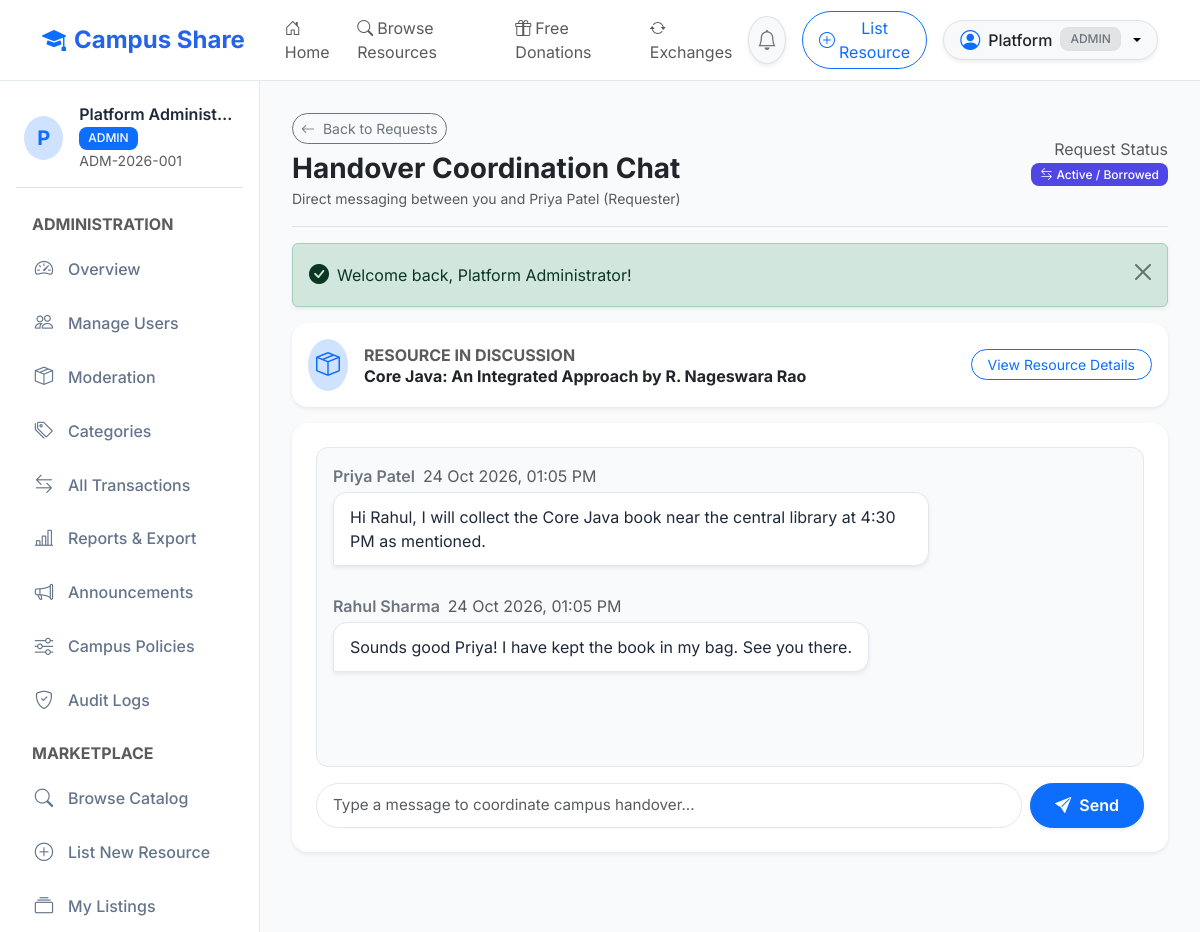
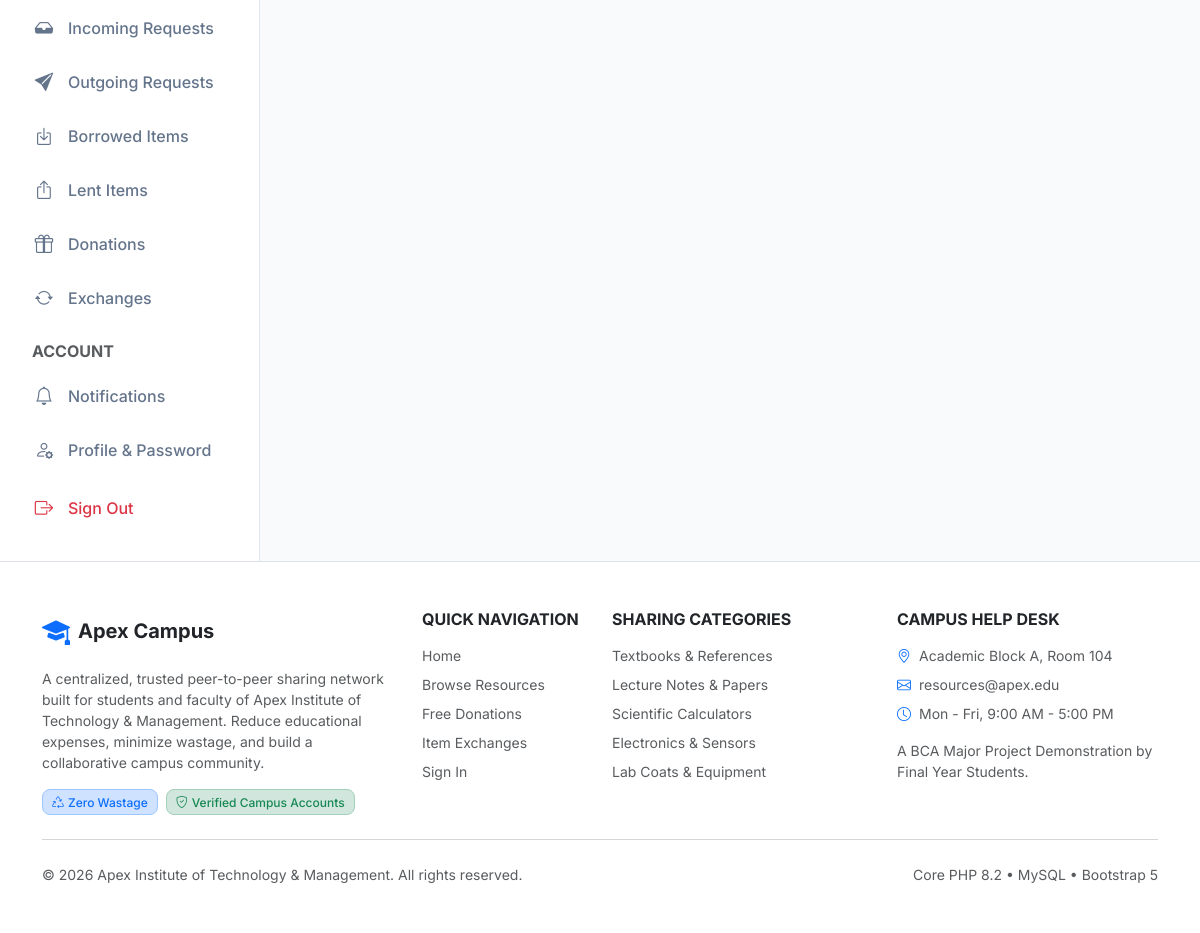
/student/messages.php?request_id=1 (signed in), run on the app's committed database (2 pictures, top to bottom).
### tables this page shows
CREATE TABLE `users` (
    `id` INT AUTO_INCREMENT PRIMARY KEY,
    `full_name` VARCHAR(100) NOT NULL,
    `email` VARCHAR(150) NOT NULL UNIQUE,
    `password_hash` VARCHAR(255) NOT NULL,
    `institution_id` VARCHAR(50) NOT NULL UNIQUE,
    `department_id` INT NULL,
    `role` ENUM('student', 'faculty', 'admin') NOT NULL DEFAULT 'student',
    `course` VARCHAR(100) NULL,
    `semester` INT NULL,
    `designation` VARCHAR(100) NULL,
    `phone` VARCHAR(30) NULL,
    `profile_image` VARCHAR(255) NULL,
    `account_status` ENUM('active', 'suspended', 'pending') NOT NULL DEFAULT 'active',
    `created_at` TIMESTAMP DEFAULT CURRENT_TIMESTAMP,
    `updated_at` TIMESTAMP DEFAULT CURRENT_TIMESTAMP ON UPDATE CURRENT_TIMESTAMP,
    INDEX `idx_users_role` (`role`),
    INDEX `idx_users_status` (`account_status`),
    CONSTRAINT `fk_users_department` FOREIGN KEY (`department_id`) REFERENCES `departments`(`id`) ON DELETE SET NULL
);

CREATE TABLE `conversations` (
    `id` INT AUTO_INCREMENT PRIMARY KEY,
    `resource_request_id` INT NOT NULL UNIQUE,
    `created_at` TIMESTAMP DEFAULT CURRENT_TIMESTAMP,
    `updated_at` TIMESTAMP DEFAULT CURRENT_TIMESTAMP ON UPDATE CURRENT_TIMESTAMP,
    CONSTRAINT `fk_conv_request` FOREIGN KEY (`resource_request_id`) REFERENCES `resource_requests`(`id`) ON DELETE CASCADE
);

CREATE TABLE `resource_requests` (
    `id` INT AUTO_INCREMENT PRIMARY KEY,
    `resource_id` INT NOT NULL,
    `requester_id` INT NOT NULL,
    `request_type` ENUM('borrow', 'donate', 'exchange', 'temporary_use') NOT NULL DEFAULT 'borrow',
    `requested_start_date` DATE NOT NULL,
    `requested_duration_days` INT NOT NULL DEFAULT 7,
    `proposed_return_date` DATE NOT NULL,
    `purpose` TEXT NULL,
    `quantity_requested` INT NOT NULL DEFAULT 1,
    `status` ENUM('pending', 'approved', 'rejected', 'cancelled', 'ready_for_collection', 'borrowed', 'return_pending', 'returned', 'overdue', 'disputed') NOT NULL DEFAULT 'pending',
    `decision_reason` TEXT NULL,
    `alternative_pickup_date` DATE NULL,
    `created_at` TIMESTAMP DEFAULT CURRENT_TIMESTAMP,
    `updated_at` TIMESTAMP DEFAULT CURRENT_TIMESTAMP ON UPDATE CURRENT_TIMESTAMP,
    INDEX `idx_req_resource` (`resource_id`),
    INDEX `idx_req_requester` (`requester_id`),
    INDEX `idx_req_status` (`status`),
    CONSTRAINT `fk_requests_resource` FOREIGN KEY (`resource_id`) REFERENCES `resources`(`id`) ON DELETE RESTRICT,
    CONSTRAINT `fk_requests_requester` FOREIGN KEY (`requester_id`) REFERENCES `users`(`id`) ON DELETE CASCADE
);

CREATE TABLE `resources` (
    `id` INT AUTO_INCREMENT PRIMARY KEY,
    `owner_id` INT NOT NULL,
    `category_id` INT NOT NULL,
    `department_id` INT NULL,
    `title` VARCHAR(200) NOT NULL,
    `description` TEXT NOT NULL,
    `resource_type` ENUM('book', 'notes', 'calculator', 'stationery', 'electronics', 'lab_equipment', 'engineering_tool', 'sports', 'art_supplies', 'hostel_item', 'other') NOT NULL DEFAULT 'book',
    `sharing_method` ENUM('borrow', 'donate', 'exchange', 'temporary_use') NOT NULL DEFAULT 'borrow',
    `condition_status` ENUM('new', 'like_new', 'good', 'fair', 'poor') NOT NULL DEFAULT 'good',
    `total_quantity` INT NOT NULL DEFAULT 1,
    `available_quantity` INT NOT NULL DEFAULT 1,
    `borrowing_duration_days` INT NOT NULL DEFAULT 7,
    `exchange_requirements` TEXT NULL,
    `collection_instructions` TEXT NULL,
    `usage_instructions` TEXT NULL,
    `image_path` VARCHAR(255) NULL,
    `course_semester_tag` VARCHAR(100) NULL,
    `availability_status` ENUM('available', 'reserved', 'borrowed', 'unavailable', 'under_review') NOT NULL DEFAULT 'available',
    `moderation_status` ENUM('approved', 'pending_approval', 'rejected') NOT NULL DEFAULT 'approved',
    `created_at` TIMESTAMP DEFAULT CURRENT_TIMESTAMP,
    `updated_at` TIMESTAMP DEFAULT CURRENT_TIMESTAMP ON UPDATE CURRENT_TIMESTAMP,
    INDEX `idx_res_owner` (`owner_id`),
    INDEX `idx_res_category` (`category_id`),
    INDEX `idx_res_dept` (`department_id`),
    INDEX `idx_res_method` (`sharing_method`),
    INDEX `idx_res_status` (`availability_status`),
    INDEX `idx_res_moderation` (`moderation_status`),
    INDEX `idx_res_type` (`resource_type`),
    INDEX `idx_res_condition` (`condition_status`),
    CONSTRAINT `fk_resources_owner` FOREIGN KEY (`owner_id`) REFERENCES `users`(`id`) ON DELETE CASCADE,
    CONSTRAINT `fk_resources_category` FOREIGN KEY (`category_id`) REFERENCES `categories`(`id`) ON DELETE RESTRICT,
    CONSTRAINT `fk_resources_department` FOREIGN KEY (`department_id`) REFERENCES `departments`(`id`) ON DELETE SET NULL
);

CREATE TABLE `messages` (
    `id` INT AUTO_INCREMENT PRIMARY KEY,
    `conversation_id` INT NOT NULL,
    `sender_id` INT NOT NULL,
    `message_body` TEXT NOT NULL,
    `read_at` DATETIME NULL,
    `created_at` TIMESTAMP DEFAULT CURRENT_TIMESTAMP,
    INDEX `idx_msg_conv` (`conversation_id`),
    INDEX `idx_msg_sender` (`sender_id`),
    CONSTRAINT `fk_msg_conv` FOREIGN KEY (`conversation_id`) REFERENCES `conversations`(`id`) ON DELETE CASCADE,
    CONSTRAINT `fk_msg_sender` FOREIGN KEY (`sender_id`) REFERENCES `users`(`id`) ON DELETE CASCADE
);

### student/messages.php (the view, shortened to what the rows shown need)
<?php
require_once BASE_PATH . '/services/MessageService.php';
require_auth();
$user = current_user();
$messageService = new MessageService();
$requestId = (int)($_GET['request_id'] ?? 0);
$isAdmin = ($user['role'] === 'admin');
$conv = $messageService->getConversationByRequest($requestId, (int)$user['id'], $isAdmin);
$messages = $messageService->getMessages((int)$conv['id'], (int)$user['id'], $isAdmin);
$isRequester = ((int)$conv['requester_id'] === (int)$user['id']);
$otherPartyName = $isRequester ? $conv['owner_name'] : $conv['requester_name'];
$otherPartyRole = $isRequester ? 'Owner' : 'Requester';
require_once BASE_PATH . '/includes/header.php';
?>
<div class="dashboard-layout">
    <?php require_once BASE_PATH . '/includes/sidebar.php'; ?>
    <main class="dashboard-content">
        <div class="d-flex justify-content-between align-items-center pb-3 mb-3 border-bottom">
            <div>
                <a href="<?= $isRequester ? APP_URL . '/student/my_requests.php' : APP_URL . '/student/lending_requests.php' ?>" class="btn btn-sm btn-outline-secondary rounded-pill mb-2">
                    <i class="bi bi-arrow-left me-1"></i> Back to Requests
                </a>
                <h3 class="fw-bold text-dark mb-0">Handover Coordination Chat</h3>
                <small class="text-muted">Direct messaging between you and <?= e($otherPartyName) ?> (<?= $otherPartyRole ?>)</small>
            </div>
        </div>
        <div class="card p-3 rounded-4 border-0 shadow-sm bg-white mb-3">
            <div class="d-flex justify-content-between align-items-center">
                <div class="d-flex align-items-center gap-3">
                    <div>
                        <span class="text-xs text-muted text-uppercase fw-bold">Resource in Discussion</span>
                        <h6 class="mb-0 fw-bold text-dark"><?= e($conv['resource_title']) ?></h6>
                    </div>
                </div>
            </div>
        </div>
        <div class="card border-0 rounded-4 shadow-sm bg-white p-3 p-md-4">
            <div class="chat-box mb-3" style="min-height: 320px; max-height: 480px; overflow-y: auto;">
                <?php if (empty($messages)): ?>
                    <div class="text-center py-5 text-muted">
                        <i class="bi bi-chat-dots fs-1"></i>
                        <p class="small mt-2 mb-0">No messages yet. Send a greeting to coordinate campus pickup location, time, or return details!</p>
                    </div>
                <?php else: ?>
                    <?php foreach ($messages as $msg):
                        $isMine = ((int)$msg['sender_id'] === (int)$user['id']);
                    ?>
                        <div class="d-flex flex-column mb-3 <?= $isMine ? 'align-items-end' : 'align-items-start' ?>">
                            <div class="d-flex align-items-center gap-2 mb-1">
                                <span class="text-xs fw-semibold text-secondary"><?= e($msg['sender_name']) ?></span>
                                <span class="text-xs text-muted"><?= format_datetime($msg['created_at']) ?></span>
                            </div>
                            <div class="chat-bubble <?= $isMine ? 'chat-bubble-mine' : 'chat-bubble-theirs' ?> shadow-sm">
                                <?= nl2br(e($msg['message_body'])) ?>
                            </div>
                        </div>
                    <?php endforeach; ?>
                <?php endif; ?>
            </div>
        </div>
    </main>
</div>
<?php require_once BASE_PATH . '/includes/footer.php'; ?>

### includes/navbar.php (shortened to what the rows shown need)
<?php
$currentUser = is_logged_in() ? current_user() : null;
?>
<nav class="navbar navbar-expand-lg navbar-custom sticky-top py-2">
    <div class="container">
        <div class="collapse navbar-collapse" id="navbarMain">
            <div class="d-flex align-items-center gap-3">
                <?php if ($currentUser): ?>
                    <a href="<?= APP_URL ?>/student/notifications.php" class="btn btn-light position-relative rounded-circle border shadow-sm p-2" title="Notifications">
                        <i class="bi bi-bell text-secondary fs-5"></i>
                    </a>
                    <a href="<?= APP_URL ?>/student/add_resource.php" class="btn btn-outline-primary rounded-pill px-3 py-1 text-sm d-none d-sm-inline-flex align-items-center gap-1">
                        <i class="bi bi-plus-circle"></i>
                        <span>List Resource</span>
                    </a>
                    <div class="dropdown">
                        <button class="btn btn-light dropdown-toggle border rounded-pill d-flex align-items-center gap-2 py-1 px-3 shadow-sm" type="button" data-bs-toggle="dropdown" aria-expanded="false">
                            <i class="bi bi-person-circle fs-5 text-primary"></i>
                            <span class="fw-medium text-dark"><?= e(explode(' ', $currentUser['full_name'])[0]) ?></span>
                            <span class="badge bg-secondary-subtle text-secondary border text-xs"><?= strtoupper($currentUser['role']) ?></span>
                        </button>
                    </div>
                <?php else: ?>
                    <a href="<?= APP_URL ?>/login.php" class="btn btn-outline-primary rounded-pill px-4">Sign In</a>
                    <a href="<?= APP_URL ?>/register.php" class="btn btn-primary rounded-pill px-4">Register</a>
                <?php endif; ?>
            </div>
        </div>
    </div>
</nav>

### includes/sidebar.php (shortened to what the rows shown need)
<?php
$user = current_user();
?>
<aside class="dashboard-sidebar">
    <div class="d-flex align-items-center gap-3 mb-4 pb-3 border-bottom px-2">
        <div class="rounded-circle bg-primary-subtle text-primary d-flex align-items-center justify-content-center fw-bold fs-5" style="width: 44px; height: 44px;">
            <?= strtoupper(substr($user['full_name'], 0, 1)) ?>
        </div>
        <div class="overflow-hidden">
            <h6 class="mb-0 text-truncate fw-semibold"><?= e($user['full_name']) ?></h6>
            <span class="badge bg-primary text-white text-xs text-uppercase"><?= e($user['role']) ?></span>
            <small class="d-block text-muted text-xs text-truncate"><?= e($user['institution_id']) ?></small>
        </div>
    </div>
</aside>

### data on the page
users: full_name "Platform", role "ADMIN", full_name "P", full_name "Platform Administ…", institution "ADM-2026-001"
conversations: users.full_name "Priya Patel", resource_request.requester_id "Requester", resources.title "Core Java: An Integrated Approach by R. Nageswara Rao"
messages: sender.full_name "Priya Patel", created_at "24 Oct 2026, 01:05 PM", message_body "Hi Rahul, I will collect the Core Java book near the central library at 4:30 PM as mentioned."
messages: sender.full_name "Rahul Sharma", created_at "24 Oct 2026, 01:05 PM", message_body "Sounds good Priya! I have kept the book in my bag. See you there."

### other printed values
$msg "Welcome back, Platform Administrator!"
APP_NAME "Apex Campus"
INSTITUTION_NAME "Apex Institute of Technology & Management"
get_setting('campus_help_desk', 'Academic Block A, Room 104') "Academic Block A, Room 104"
get_setting('campus_contact_email', 'resources@apex.edu') "resources@apex.edu"
